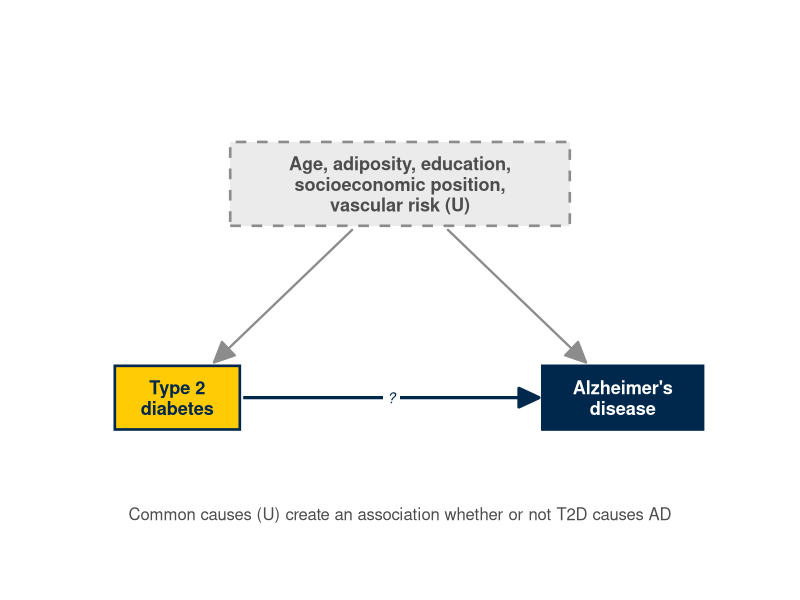
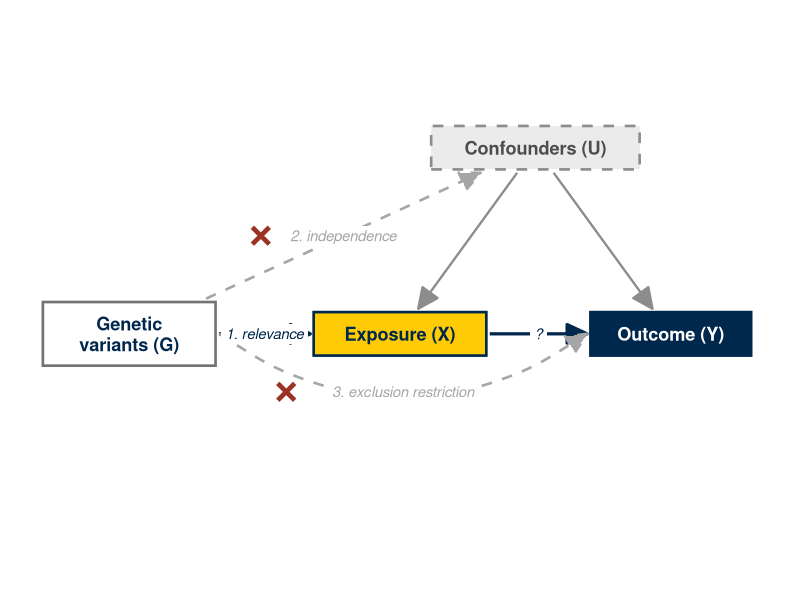
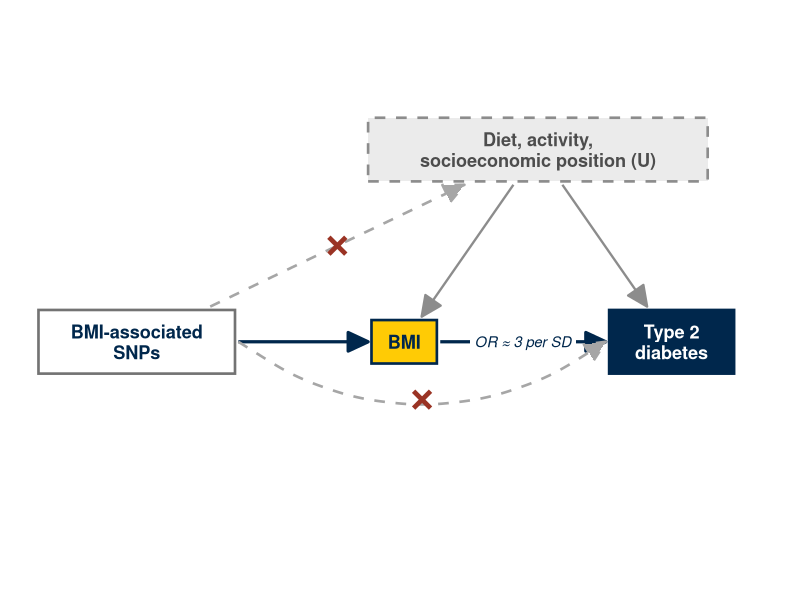
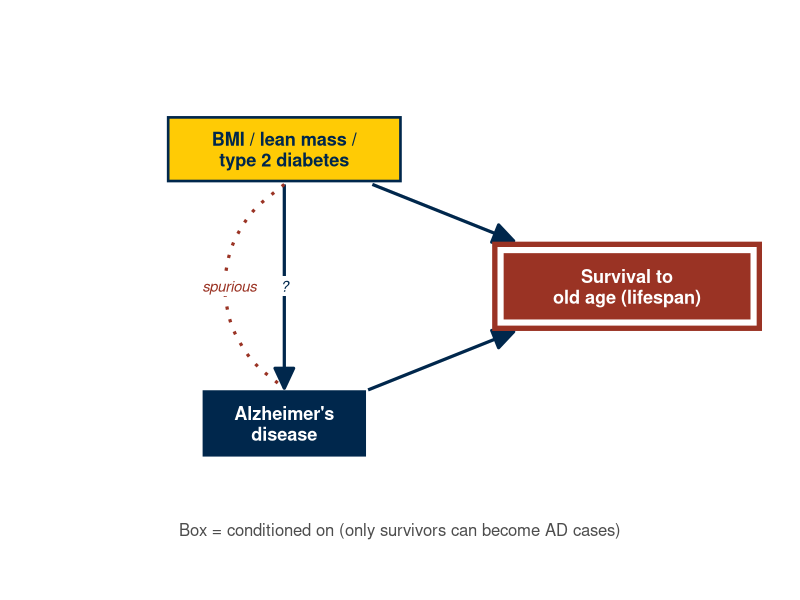
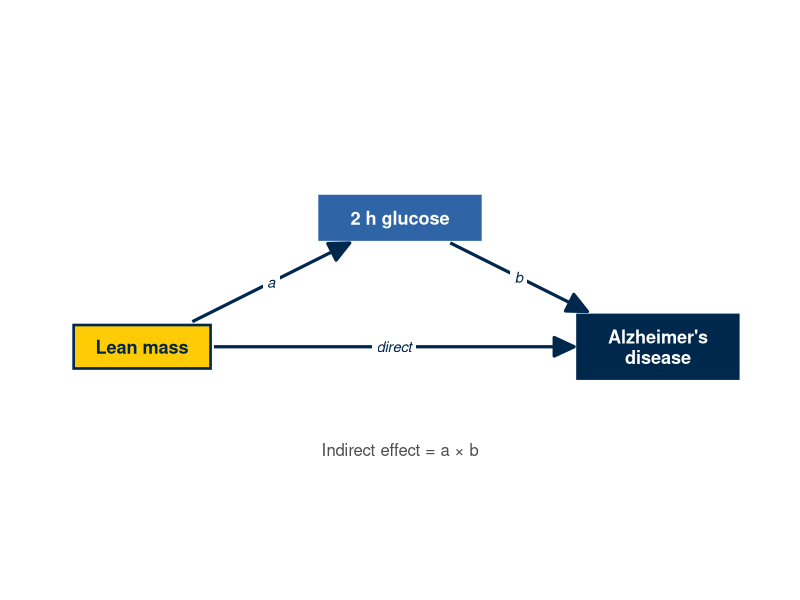
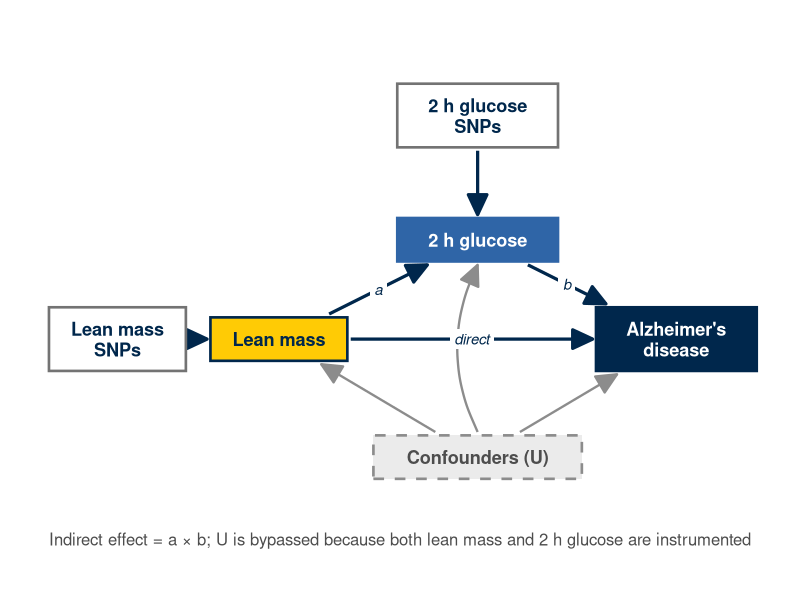
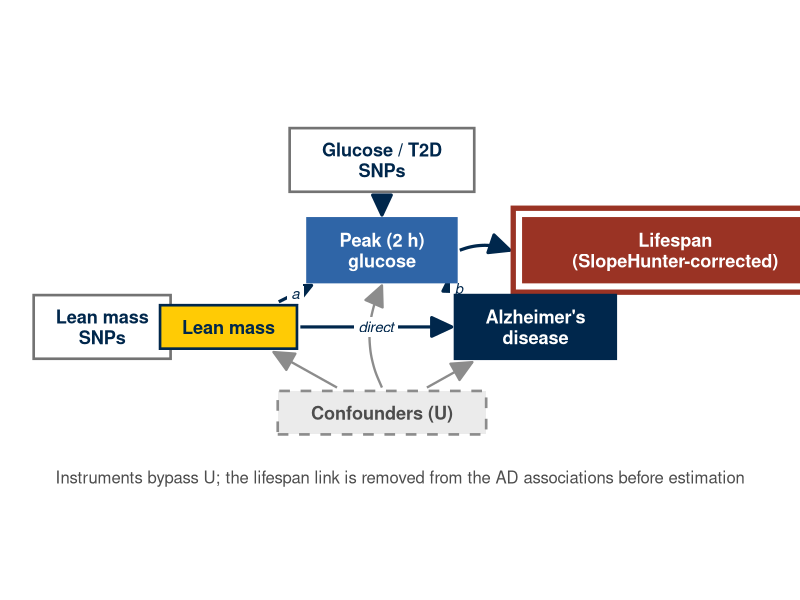

Here is the R script that generated these plots, in order:
## ---- chunk 1
library(dplyr)
library(tibble)
library(ggplot2)

# ---- palette: edit here ----------------------------------------------------------------------
pal <- list(
  instrument = c(fill = "white",   text = "#00274C", line = "grey45"),
  exposure   = c(fill = "#FFCB05", text = "#00274C", line = "#00274C"),
  mediator   = c(fill = "#2F65A7", text = "white",   line = "#2F65A7"),
  outcome    = c(fill = "#00274C", text = "white",   line = "#00274C"),
  confounder = c(fill = "grey92",  text = "grey30",  line = "grey55"),
  selection  = c(fill = "#9A3324", text = "white",   line = "#9A3324"))
edge_style <- list(
  causal   = list(colour = "#00274C", linetype = "solid",  linewidth = 1.1),
  question = list(colour = "#00274C", linetype = "solid",  linewidth = 1.1),
  blocked  = list(colour = "grey65",  linetype = "dashed", linewidth = 0.9),
  confound = list(colour = "grey55",  linetype = "solid",  linewidth = 0.8),
  induced  = list(colour = "#9A3324", linetype = "dotted", linewidth = 1.1))
# ----------------------------------------------------------------------------------------------

# Nodes: name, label, x, y, role, boxed = conditioned on (drawn with a heavy frame). Box sizes are
# computed from the text and the figure size, so arrows always end at the box edge.
node <- function(name, label, x, y, role, boxed = FALSE, ...) tibble(name, label, x, y, role, boxed)
# Edges: from, to, type (see edge_style), curvature (0 = straight), optional label at the midpoint.
edge <- function(from, to, type = "causal", curvature = 0, label = NA_character_, arrow = TRUE)
  tibble(from, to, type, curvature, label, arrow)

# Half-width / half-height of each node box in data units. Text is drawn at `text_size` mm; a bold
# character is ~0.62 em wide. Data units per inch come from the chunk's fig.width/height and limits.
size_nodes <- function(nodes, xlim, ylim, text_size) {
  fw <- knitr::opts_current$get("fig.width") %||% 9; fh <- knitr::opts_current$get("fig.height") %||% 5
  upi <- max(diff(xlim) / (fw - 0.6), diff(ylim) / (fh - 0.9))      # data units per inch
  em <- text_size * ggplot2::.pt / 72                                 # font size in inches
  lines <- strsplit(nodes$label, "\n", fixed = TRUE)
  nodes |> mutate(w = (purrr::map_int(lines, \(l) max(nchar(l))) * 0.62 * em / 2 + 0.14) * upi,
                  h = (purrr::map_int(lines, length) * 1.05 * em / 2 + 0.11) * upi)
}
`%||%` <- function(a, b) if (is.null(a)) b else a

# Shorten each edge so it starts and ends at the box edges rather than the centres.
trim_edges <- function(nodes, edges, gap) {
  e <- edges |>
    left_join(nodes |> select(from = name, x = x, y = y, w0 = w, h0 = h), by = "from") |>
    left_join(nodes |> select(to = name, xend = x, yend = y, w1 = w, h1 = h), by = "to")
  dx <- e$xend - e$x; dy <- e$yend - e$y
  frac <- function(w, h) pmin(abs(w / dx), abs(h / dy), na.rm = TRUE)
  pad <- gap * (1 + 3 * nodes$boxed[match(c(e$from, e$to), nodes$name)])
  f0 <- frac(e$w0 + pad[seq_len(nrow(e))], e$h0 + pad[seq_len(nrow(e))])
  f1 <- frac(e$w1 + pad[nrow(e) + seq_len(nrow(e))], e$h1 + pad[nrow(e) + seq_len(nrow(e))])
  e <- e |> mutate(x = x + dx * f0, y = y + dy * f0, xend = xend - dx * f1, yend = yend - dy * f1)
  # Label position: the midpoint, pushed sideways for curved edges (positive curvature bends to the
  # right of the direction of travel; the bulge is about curvature/2 of the chord length).
  dx <- e$xend - e$x; dy <- e$yend - e$y
  e |> mutate(mx = (x + xend) / 2 + 0.45 * curvature * dy, my = (y + yend) / 2 - 0.45 * curvature * dx)
}

draw_dag <- function(nodes, edges, title = NULL, caption = NULL, xlim, ylim, text_size = 4.6) {
  nodes <- size_nodes(nodes, xlim, ylim, text_size)
  gap <- 0.04 * max(diff(xlim), diff(ylim)) / 8
  e <- trim_edges(nodes, edges, gap)
  p <- ggplot()
  for (i in seq_len(nrow(e))) {
    s <- edge_style[[e$type[i]]]
    arr <- if (e$arrow[i]) arrow(length = unit(0.22, "inches"), angle = 25, type = "closed") else NULL
    geom <- if (e$curvature[i] == 0) geom_segment else geom_curve
    args <- list(data = e[i, ], mapping = aes(x = x, y = y, xend = xend, yend = yend),
                 colour = s$colour, linetype = s$linetype, linewidth = s$linewidth, arrow = arr)
    if (e$curvature[i] != 0) args$curvature <- e$curvature[i]
    p <- p + do.call(geom, args)
  }
  # Edge annotations after all edges, so they sit on top. Blocked paths get a red "X" drawn as two
  # short strokes (font-independent), beside the label if there is one.
  xr <- 0.1 * max(diff(xlim), diff(ylim)) / 8
  for (i in seq_len(nrow(e))) {
    if (e$type[i] == "blocked") {
      cx <- e$mx[i] - if (is.na(e$label[i])) 0 else (nchar(e$label[i]) * 0.045 + 0.3) * max(diff(xlim), 8) / 8
      p <- p + annotate("segment", x = cx - xr, xend = cx + xr, y = e$my[i] - xr, yend = e$my[i] + xr,
                        colour = "#9A3324", linewidth = 1.6) +
               annotate("segment", x = cx - xr, xend = cx + xr, y = e$my[i] + xr, yend = e$my[i] - xr,
                        colour = "#9A3324", linewidth = 1.6)
    }
    if (!is.na(e$label[i]))
      p <- p + annotate("label", x = e$mx[i], y = e$my[i], label = e$label[i], size = text_size * 0.82,
                        label.size = 0, fill = "white", colour = edge_style[[e$type[i]]]$colour,
                        fontface = "italic")
  }
  nd <- nodes |> mutate(fill = purrr::map_chr(role, \(r) pal[[r]][["fill"]]),
                        line = purrr::map_chr(role, \(r) pal[[r]][["line"]]),
                        text = purrr::map_chr(role, \(r) pal[[r]][["text"]]),
                        lty = if_else(role == "confounder", "dashed", "solid"))
  b <- filter(nd, boxed)
  if (nrow(b)) p <- p + geom_rect(data = b, aes(xmin = x - w - 3 * gap, xmax = x + w + 3 * gap, ymin = y - h - 3 * gap,
                                                ymax = y + h + 3 * gap), fill = "white",
                                  colour = pal$selection[["line"]], linewidth = 1.8)
  p + geom_rect(data = nd, aes(xmin = x - w, xmax = x + w, ymin = y - h, ymax = y + h,
                               fill = I(fill), colour = I(line), linetype = I(lty)), linewidth = 0.9) +
    geom_text(data = nd, aes(x, y, label = label, colour = I(text)), size = text_size, fontface = "bold",
              lineheight = 0.95) +
    coord_equal(xlim = xlim, ylim = ylim, clip = "off") +
    labs(title = title, caption = caption) +
    theme_void(base_size = 15) +
    theme(plot.title = element_text(face = "bold", hjust = 0.5, colour = "#00274C"),
          plot.caption = element_text(hjust = 0.5, colour = "grey30", size = 12),
          plot.margin = margin(10, 20, 10, 20))
}
## ---- chunk 2
n0 <- bind_rows(
  node("X", "Type 2\ndiabetes", 0, 0, "exposure"),
  node("Y", "Alzheimer's\ndisease", 5, 0, "outcome"),
  node("U", "Age, adiposity, education,\nsocioeconomic position,\nvascular risk (U)", 2.5, 2.4, "confounder"))
e0 <- bind_rows(edge("X", "Y", "question", label = "?"),
                edge("U", "X", "confound"), edge("U", "Y", "confound"))
draw_dag(n0, e0, caption = "Common causes (U) create an association whether or not T2D causes AD",
         xlim = c(-1.3, 6.3), ylim = c(-0.9, 3.4))
## ---- chunk 3
n1 <- bind_rows(
  node("G", "Genetic\nvariants (G)", 0, 0, "instrument", w = 0.8, h = 0.42),
  node("X", "Exposure (X)", 3.2, 0, "exposure", w = 0.85),
  node("Y", "Outcome (Y)", 6.4, 0, "outcome", w = 0.85),
  node("U", "Confounders (U)", 4.8, 2.2, "confounder", w = 0.95))
e1 <- bind_rows(
  edge("G", "X", label = "1. relevance"),
  edge("X", "Y", "question", label = "?"),
  edge("U", "X", "confound"), edge("U", "Y", "confound"),
  edge("G", "U", "blocked", label = "2. independence"),
  edge("G", "Y", "blocked", curvature = 0.35, label = "3. exclusion restriction"))
draw_dag(n1, e1, xlim = c(-0.8, 7.2), ylim = c(-1.9, 2.7))
## ---- chunk 4
n2 <- bind_rows(
  node("G", "BMI-associated\nSNPs", 0, 0, "instrument", w = 0.85),
  node("X", "BMI", 3.2, 0, "exposure", w = 0.5),
  node("Y", "Type 2\ndiabetes", 6.4, 0, "outcome"),
  node("U", "Diet, activity,\nsocioeconomic position (U)", 4.8, 2.3, "confounder", w = 1.4, h = 0.42))
e2 <- bind_rows(
  edge("G", "X"), edge("X", "Y", "question", label = "OR ≈ 3 per SD"),
  edge("U", "X", "confound"), edge("U", "Y", "confound"),
  edge("G", "U", "blocked"), edge("G", "Y", "blocked", curvature = 0.35))
draw_dag(n2, e2, xlim = c(-0.9, 7.2), ylim = c(-1.9, 2.9))
## ---- chunk 5
n3 <- bind_rows(
  node("X", "BMI / lean mass /\ntype 2 diabetes", 0, 1.6, "exposure", w = 1.0, h = 0.42),
  node("Y", "Alzheimer's\ndisease", 0, -1.6, "outcome", w = 0.8, h = 0.42),
  node("S", "Survival to\nold age (lifespan)", 4, 0, "selection", w = 1.0, h = 0.42, boxed = TRUE))
e3 <- bind_rows(
  edge("X", "S"), edge("Y", "S"),
  edge("X", "Y", "question", label = "?"),
  edge("X", "Y", "induced", curvature = 0.6, arrow = FALSE, label = "spurious"))
draw_dag(n3, e3, caption = "Box = conditioned on (only survivors can become AD cases)",
         xlim = c(-2.6, 5.3), ylim = c(-2.4, 2.4))
## ---- chunk 6
n4 <- bind_rows(
  node("X", "Lean mass", 0, 0, "exposure", w = 0.75),
  node("M", "2 h glucose", 3.2, 1.6, "mediator", w = 0.85),
  node("Y", "Alzheimer's\ndisease", 6.4, 0, "outcome", w = 0.8, h = 0.42))
e4 <- bind_rows(edge("X", "M", label = "a"), edge("M", "Y", label = "b"),
                edge("X", "Y", "question", label = "direct"))
draw_dag(n4, e4, caption = "Indirect effect = a × b", xlim = c(-1, 7.4), ylim = c(-0.9, 2.4))
## ---- chunk 7
n4u <- bind_rows(n4, node("U", "Confounders (U)", 3.2, -1.9, "confounder", w = 0.95),
                 node("GX", "Lean mass\nSNPs", -2.6, 0, "instrument", w = 0.65, h = 0.42),
                 node("GM", "2 h glucose\nSNPs", 3.2, 3.6, "instrument", w = 0.7, h = 0.42))
e4u <- bind_rows(e4, edge("GX", "X"), edge("GM", "M"),
                 edge("U", "X", "confound"), edge("U", "M", "confound", curvature = -0.25),
                 edge("U", "Y", "confound"))
draw_dag(n4u, e4u, caption = "Indirect effect = a × b; U is bypassed because both lean mass and 2 h glucose are instrumented",
         xlim = c(-3.5, 7.4), ylim = c(-2.6, 4.3))
## ---- chunk 8
n5 <- bind_rows(
  node("GX", "Lean mass\nSNPs", -2.8, 0, "instrument", w = 0.65, h = 0.42),
  node("X", "Lean mass", 0, 0, "exposure", w = 0.75),
  node("M", "Peak (2 h)\nglucose", 3.4, 1.7, "mediator", w = 0.75, h = 0.42),
  node("GM", "Glucose / T2D\nSNPs", 3.4, 3.7, "instrument", w = 0.85, h = 0.42),
  node("Y", "Alzheimer's\ndisease", 6.8, 0, "outcome", w = 0.8, h = 0.42),
  node("U", "Confounders (U)", 3.4, -1.9, "confounder", w = 0.95),
  node("S", "Lifespan\n(SlopeHunter-corrected)", 9.9, 1.7, "selection", w = 1.15, h = 0.42, boxed = TRUE))
e5 <- bind_rows(
  edge("GX", "X"), edge("GM", "M"),
  edge("X", "M", label = "a"), edge("M", "Y", label = "b"), edge("X", "Y", "question", label = "direct"),
  edge("U", "X", "confound"), edge("U", "M", "confound", curvature = -0.25), edge("U", "Y", "confound"),
  edge("Y", "S"), edge("M", "S", curvature = -0.2))
draw_dag(n5, e5,
         caption = "Instruments bypass U; the lifespan link is removed from the AD associations before estimation",
         xlim = c(-3.7, 11.3), ylim = c(-2.6, 4.4))
